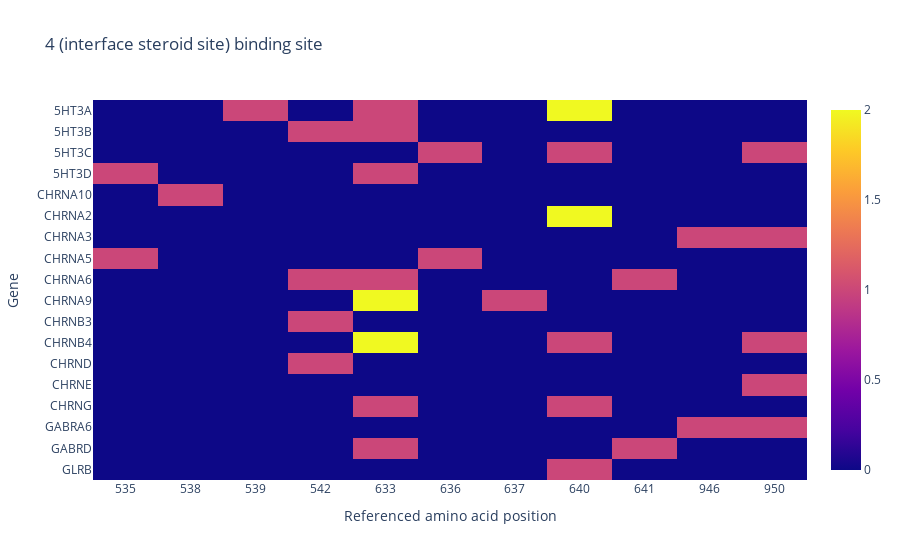

The cell this chart's notebook holds for it:
### Code cell
fig = go.Figure(data=go.Heatmap(
    z = data,
    x=[str(int(aa)) for aa in aacids],
    y=genes,
    hoverongaps=False
))
fig.update_layout(
    title=f"{bs_interest[2]} binding site",
    xaxis_title = "Referenced amino acid position",
    yaxis_title = "Gene"
)
fig.show()

### Figure 1 — Plotly figure (JSON) as saved in the notebook; plotly's stock layout.template omitted (floating-point values rounded to 4 significant figures; data arrays with more than 128 entries replaced by an {"elided": "..."} marker saying what was removed)
{"data": [{"hoverongaps": false, "type": "heatmap", "x": ["535", "538", "539", "542", "633", "636", "637", "640", "641", "946", "950"], "y": ["GLRB", "GABRD", "GABRD", "GABRA6", "GABRA6", "CHRNG", "CHRNG", "CHRNE", "CHRND", "CHRNB4", "CHRNB4", "CHRNB4", "CHRNB4", "CHRNB3", "CHRNA9", "CHRNA9", "CHRNA9", "CHRNA6", "CHRNA6", "CHRNA6", "CHRNA5", "CHRNA5", "CHRNA3", "CHRNA3", "CHRNA2", "CHRNA2", "CHRNA10", "5HT3D", "5HT3D", "5HT3C", "5HT3C", "5HT3C", "5HT3B", "5HT3B", "5HT3A", "5HT3A", "5HT3A", "5HT3A"], "z": {"elided": "38x11 int values"}}], "layout": {"title": {"text": "4 (interface steroid site) binding site"}, "xaxis": {"title": {"text": "Referenced amino acid position"}}, "yaxis": {"title": {"text": "Gene"}}}}
